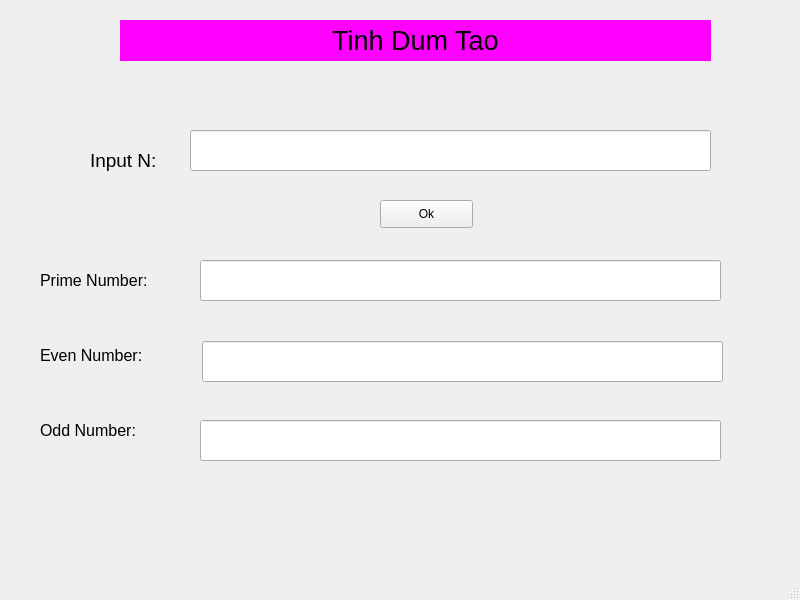
<?xml version="1.0" encoding="UTF-8"?>
<ui version="4.0">
 <class>MainWindow</class>
 <widget class="QMainWindow" name="MainWindow">
  <property name="geometry">
   <rect>
    <x>0</x>
    <y>0</y>
    <width>800</width>
    <height>600</height>
   </rect>
  </property>
  <property name="windowTitle">
   <string>TranDucTrungKien</string>
  </property>
  <property name="windowIcon">
   <iconset>
    <normaloff>C:/Users/kien0/OneDrive - zxcvb/Pictures/siu.gif</normaloff>C:/Users/kien0/OneDrive - zxcvb/Pictures/siu.gif</iconset>
  </property>
  <widget class="QWidget" name="centralwidget">
   <widget class="QLabel" name="labelName">
    <property name="geometry">
     <rect>
      <x>120</x>
      <y>20</y>
      <width>591</width>
      <height>41</height>
     </rect>
    </property>
    <property name="font">
     <font>
      <pointsize>20</pointsize>
     </font>
    </property>
    <property name="styleSheet">
     <string notr="true">color: rgb(0, 0, 0);
background-color: rgb(255, 0, 255);</string>
    </property>
    <property name="text">
     <string>Tinh Dum Tao</string>
    </property>
    <property name="alignment">
     <set>Qt::AlignCenter</set>
    </property>
   </widget>
   <widget class="QLabel" name="labelinputN">
    <property name="geometry">
     <rect>
      <x>90</x>
      <y>140</y>
      <width>101</width>
      <height>41</height>
     </rect>
    </property>
    <property name="font">
     <font>
      <pointsize>14</pointsize>
     </font>
    </property>
    <property name="text">
     <string>Input N:</string>
    </property>
   </widget>
   <widget class="QLineEdit" name="lineEditN">
    <property name="geometry">
     <rect>
      <x>190</x>
      <y>130</y>
      <width>521</width>
      <height>41</height>
     </rect>
    </property>
   </widget>
   <widget class="QLabel" name="labelPrimeNumber">
    <property name="geometry">
     <rect>
      <x>40</x>
      <y>260</y>
      <width>141</width>
      <height>41</height>
     </rect>
    </property>
    <property name="font">
     <font>
      <pointsize>12</pointsize>
     </font>
    </property>
    <property name="text">
     <string>Prime Number:</string>
    </property>
   </widget>
   <widget class="QLabel" name="label_4">
    <property name="geometry">
     <rect>
      <x>40</x>
      <y>340</y>
      <width>131</width>
      <height>31</height>
     </rect>
    </property>
    <property name="font">
     <font>
      <pointsize>12</pointsize>
     </font>
    </property>
    <property name="text">
     <string>Even Number:</string>
    </property>
   </widget>
   <widget class="QLineEdit" name="lineEditPrimeNumber">
    <property name="geometry">
     <rect>
      <x>200</x>
      <y>260</y>
      <width>521</width>
      <height>41</height>
     </rect>
    </property>
   </widget>
   <widget class="QLineEdit" name="lineEditEvenNumber">
    <property name="geometry">
     <rect>
      <x>202</x>
      <y>341</y>
      <width>521</width>
      <height>41</height>
     </rect>
    </property>
   </widget>
   <widget class="QLabel" name="label_5">
    <property name="geometry">
     <rect>
      <x>40</x>
      <y>410</y>
      <width>131</width>
      <height>41</height>
     </rect>
    </property>
    <property name="font">
     <font>
      <pointsize>12</pointsize>
     </font>
    </property>
    <property name="text">
     <string>Odd Number:</string>
    </property>
   </widget>
   <widget class="QLineEdit" name="lineEditOddNumber">
    <property name="geometry">
     <rect>
      <x>200</x>
      <y>420</y>
      <width>521</width>
      <height>41</height>
     </rect>
    </property>
   </widget>
   <widget class="QPushButton" name="pushButtonOk">
    <property name="geometry">
     <rect>
      <x>380</x>
      <y>200</y>
      <width>93</width>
      <height>28</height>
     </rect>
    </property>
    <property name="text">
     <string>Ok</string>
    </property>
   </widget>
  </widget>
  <widget class="QMenuBar" name="menubar">
   <property name="geometry">
    <rect>
     <x>0</x>
     <y>0</y>
     <width>800</width>
     <height>26</height>
    </rect>
   </property>
  </widget>
  <widget class="QStatusBar" name="statusbar"/>
 </widget>
 <resources/>
 <connections/>
</ui>
